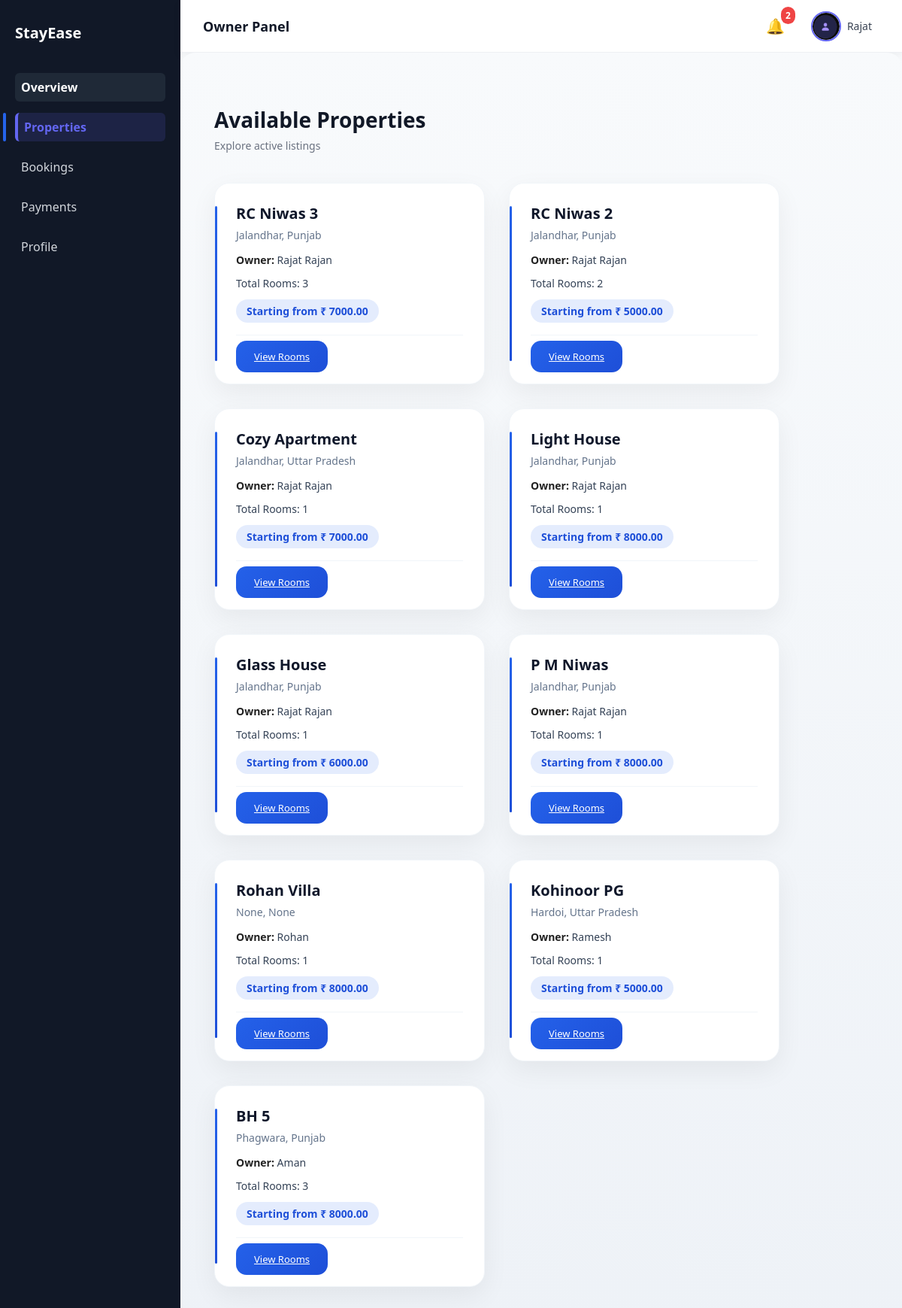
The page /properties/browse/ (signed in) on the database its author committed.
### accounts/models.py (models this page shows, shortened)
class UserProfile(models.Model):
    ROLE_CHOICES = [
        ('owner', 'Owner'),
        ('tenant', 'Tenant'),
    ]
    user = models.OneToOneField(User, on_delete=models.CASCADE)
    phone = models.CharField(max_length=15, blank=True, null=True)
    role = models.CharField(
        max_length=10,
        choices=ROLE_CHOICES,
        default="tenant"
    )
    profile_image = models.ImageField(upload_to="profile_pics/", blank=True)

### properties/models.py (models this page shows, shortened)
class Property(models.Model):
    owner = models.ForeignKey(User, on_delete=models.CASCADE, related_name="properties")
    name = models.CharField(max_length=200)
    description = models.TextField()
    address = models.CharField(max_length=255, blank=True, null=True)
    city = models.CharField(max_length=100, blank=True, null=True)
    state = models.CharField(max_length=100, blank=True, null=True)
    pincode = models.CharField(max_length=10, blank=True, null=True)
    landmark = models.CharField(max_length=150, blank=True, null=True)
    main_image = models.ImageField(upload_to="properties/", blank=True, null=True)
    back_image = models.ImageField(upload_to="properties/", blank=True, null=True)
    is_active = models.BooleanField(default=False)
    is_paid_listing = models.BooleanField(default=False)
    created_at = models.DateTimeField(auto_now_add=True)

class Room(models.Model):
    property = models.ForeignKey(
        Property,
        on_delete=models.CASCADE,
        related_name="rooms"
    )
    room_number = models.CharField(max_length=20)
    rent = models.DecimalField(max_digits=10, decimal_places=2)
    capacity = models.IntegerField()
    is_available = models.BooleanField(default=True)
    image = models.ImageField(upload_to="rooms/", blank=True, null=True)
    created_at = models.DateTimeField(auto_now_add=True)

### properties/views.py (the view)
# urls.py: path("browse/", views.tenant_property_list, name="tenant_property_list"),
@login_required
def tenant_property_list(request):
    properties = Property.objects.filter(
        is_active=True,
        is_paid_listing=True
    )
    property_data = []
    for prop in properties:
        rooms = prop.rooms.all()
        min_rent = None
        if rooms.exists():
            min_rent = rooms.order_by("rent").first().rent
        property_data.append({
            "property": prop,
            "min_rent": min_rent,
            "room_count": rooms.count(),
        })
    return render(request, "properties/tenant_property_list.html", {
        "property_data": property_data
    })

### accounts/context_processors.py (called while the page is built)
def notification_data(request):
    if request.user.is_authenticated:
        notifications = Notification.objects.filter(
            user=request.user
        ).order_by("-created_at")[:5]
        unread_count = Notification.objects.filter(
            user=request.user,
            is_read=False
        ).count()
        return {
            "notifications": notifications,
            "unread_count": unread_count,
        }
    return {}

### templates/properties/tenant_property_list.html
{% extends "dashboard/base_dashboard.html" %}
{% block dashboard_content %}
<div class="tenant-explore-wrapper">
    <div class="tenant-explore-header">
        <h1>Available Properties</h1>
        <p>Explore active listings</p>
    </div>
    <div class="tenant-explore-grid">
        {% for item in property_data %}
        <div class="tenant-explore-card">
            <div class="tenant-explore-content">
                <h3 class="tenant-explore-title">
                    {{ item.property.name }}
                </h3>
                <p class="tenant-explore-location">
                    {{ item.property.city }}, {{ item.property.state }}
                </p>
                <p class="tenant-explore-rooms">
                    <span class="owner-label">Owner:</span>
                    {{ item.property.owner.first_name }}
                    {{ item.property.owner.last_name }}
                </p>
                <p class="tenant-explore-rooms">
                    Total Rooms: {{ item.room_count }}
                </p>
                <p class="tenant-explore-price">
                    {% if item.min_rent %}
                        Starting from ₹ {{ item.min_rent }}
                    {% else %}
                        Rooms not added yet
                    {% endif %}
                </p>
            </div>
            <div class="tenant-explore-action">
                <a href="{% url 'tenant_property_detail' item.property.id %}"
                   class="tenant-explore-btn">
                   View Rooms
                </a>
            </div>
        </div>
        {% empty %}
            <p>No properties available.</p>
        {% endfor %}
    </div>
</div>
{% endblock %}

### templates/dashboard/base_dashboard.html (shortened to what this page needs)
{% load static %}
<!DOCTYPE html>
<html>
<head>
    <link rel="stylesheet" href="{% static 'css/style.css' %}">
</head>
<body>
<div class="dashboard-layout">
    <aside class="sidebar">
        <h2 class="logo">StayEase</h2>
        <nav>
        <a href="/dashboard/"
        class="{% if request.path == '/dashboard/' %}active{% endif %}">
        Overview
        </a>
        {% if request.user.userprofile.role == "owner" %}
            <a href="/properties/"
            class="{% if '/properties/' in request.path %}active{% endif %}">
            Properties
            </a>
            <a href="/bookings/"
            class="{% if '/bookings/' in request.path %}active{% endif %}">
            Bookings
            </a>
            <a href="/payments/"
            class="{% if '/payments/' in request.path %}active{% endif %}">
            Payments
            </a>
        {% endif %}
        <a href="/profile/"
        class="{% if '/profile/' in request.path or '/settings/' in request.path %}active{% endif %}">
        Profile
        </a>
    </nav>
    </aside>
    <div class="main-content">
        <div class="topbar">
            <h3>
                {% if request.user.userprofile.role == "owner" %}
                    Owner Panel
                {% else %}
                    Tenant Panel
                {% endif %}
            </h3>
            <div class="user-section">
               <div class="notification-wrapper">
                    <div class="notification-bell" onclick="toggleNotifications(event)">
                        🔔
                        {% if unread_count > 0 %}
                        <span class="notification-count">
                            {{ unread_count }}
                        </span>
                        {% endif %}
                    </div>
                </div>
               <div class="user-menu">
                    <div class="user-trigger" onclick="toggleUserMenu(event)">
                        <div class="avatar-circle">
                            {% if request.user.userprofile and request.user.userprofile.profile_image %}
                                <img src="{{ request.user.userprofile.profile_image.url }}"
                                    alt="Profile">
                            {% else %}
                                <span>
                                    {{ request.user.first_name|first|upper }}
                                </span>
                            {% endif %}
                        </div>
                        <span class="user-name">
                            {{ request.user.first_name }}
                        </span>
                    </div>
                </div>
            </div>
        </div>
        <div class="content-area">
            {% block dashboard_content %}
            {% endblock %}
        </div>
    </div>
</div>
</body>
</html>

### rows shown on the page
Property: property.name "RC Niwas 3", property.city "Jalandhar", property.state "Punjab", property.owner.first_name "Rajat", property.owner.last_name "Rajan", room_count "3", min_rent "7000.00"
Property: property.name "RC Niwas 2", property.city "Jalandhar", property.state "Punjab", property.owner.first_name "Rajat", property.owner.last_name "Rajan", room_count "2", min_rent "5000.00"
Property: property.name "Cozy Apartment", property.city "Jalandhar", property.state "Uttar Pradesh", property.owner.first_name "Rajat", property.owner.last_name "Rajan", room_count "1", min_rent "7000.00"
Property: property.name "Light House", property.city "Jalandhar", property.state "Punjab", property.owner.first_name "Rajat", property.owner.last_name "Rajan", room_count "1", min_rent "8000.00"
Property: property.name "Glass House", property.city "Jalandhar", property.state "Punjab", property.owner.first_name "Rajat", property.owner.last_name "Rajan", room_count "1", min_rent "6000.00"
Property: property.name "P M Niwas", property.city "Jalandhar", property.state "Punjab", property.owner.first_name "Rajat", property.owner.last_name "Rajan", room_count "1", min_rent "8000.00"
Property: property.name "Rohan Villa", property.city "None", property.state "None", property.owner.first_name "Rohan", room_count "1", min_rent "8000.00"
Property: property.name "Kohinoor PG", property.city "Hardoi", property.state "Uttar Pradesh", property.owner.first_name "Ramesh", room_count "1", min_rent "5000.00"
Property: property.name "BH 5", property.city "Phagwara", property.state "Punjab", property.owner.first_name "Aman", room_count "3", min_rent "8000.00"

### other values the page prints
{{ unread_count }} "2"
{{ request.user.first_name }} "Rajat"
